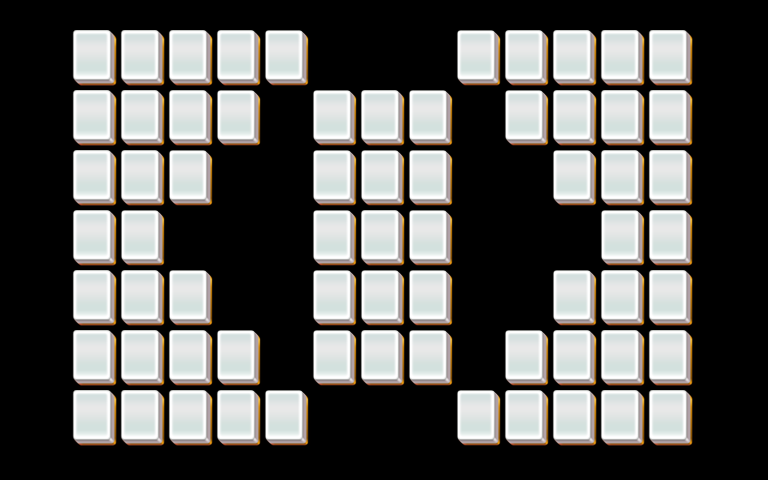

This game map was drawn from its Tiled (.tmx) file and the tilesets committed beside it. A one-line description and the trimmed map source follow:
An orthogonal 32x16 tile map with 24x30 px tiles, 5 tile layers (layer1, layer2, layer3, layer4, ...).

<map version="1.0" orientation="orthogonal" width="32" height="16" tilewidth="24" tileheight="30">
 <tileset firstgid="1" name="mahjong" tilewidth="48" tileheight="60">
  <image source="mahjong.png" />
 </tileset>
 <layer name="layer1" width="32" height="16">
  <data>[512 cells, 67 non-empty, 1 distinct tile ids]</data>
 </layer>
 <layer name="layer2" width="32" height="16">
  <data>[512 cells, 41 non-empty, 1 distinct tile ids]</data>
 </layer>
 <layer name="layer3" width="32" height="16">
  <data>[512 cells, 24 non-empty, 1 distinct tile ids]</data>
 </layer>
 <layer name="layer4" width="32" height="16">
  <data>[512 cells, 12 non-empty, 1 distinct tile ids]</data>
 </layer>
 <layer name="layer5" width="32" height="16">
  <data>[512 cells, 4 non-empty, 1 distinct tile ids]</data>
 </layer>
</map>
